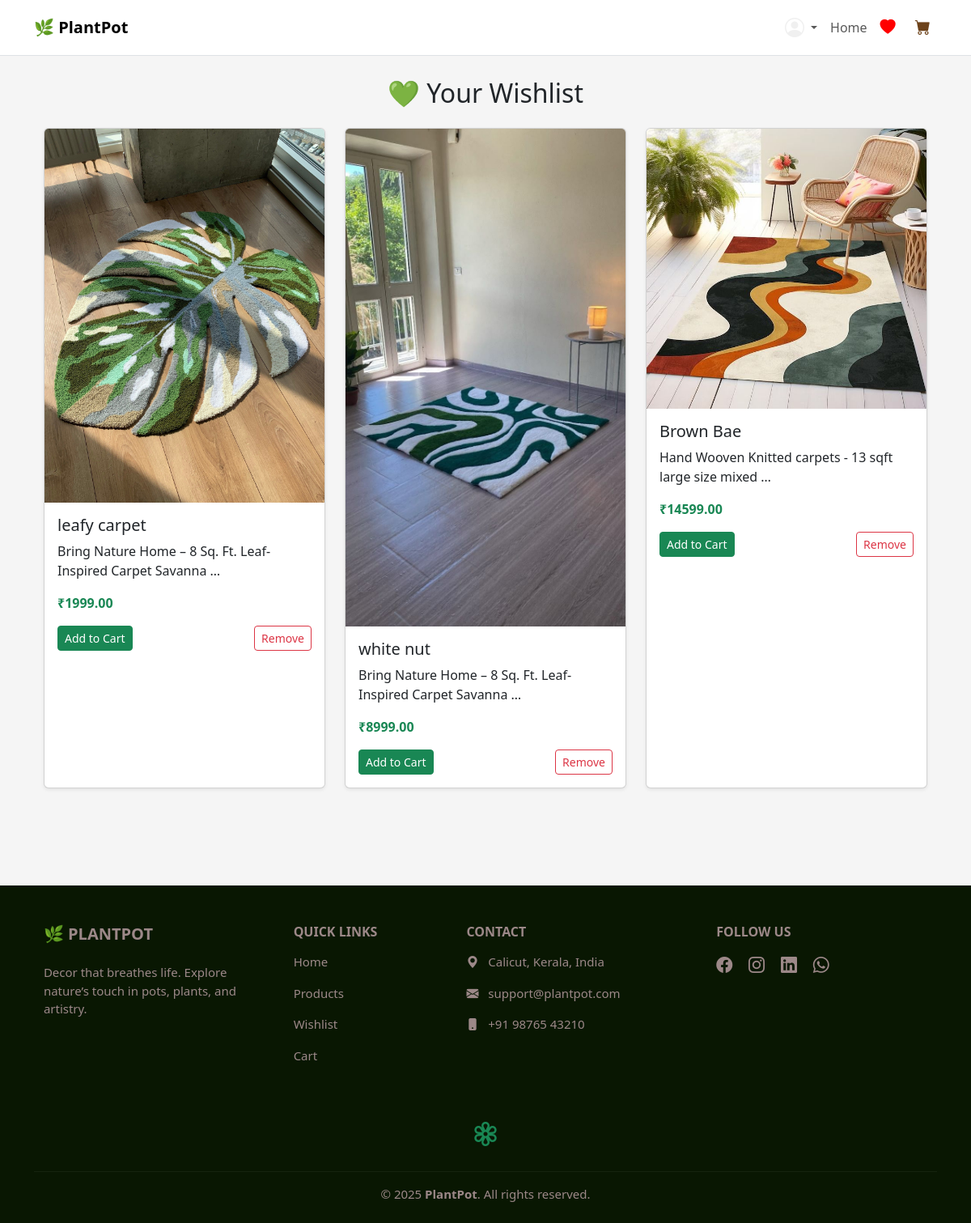
The page /wishlist/ (signed in) on the database its author committed.
### plantapp/models.py (models this page shows, shortened)
class Wishlist(models.Model):
    user = models.ForeignKey(User, on_delete=models.CASCADE)
    product = models.ForeignKey(Product, on_delete=models.CASCADE)
    added_at = models.DateTimeField(auto_now_add=True)
    class Meta:
        unique_together = ('user', 'product')

class Product(models.Model):
    category = models.ForeignKey(Category, on_delete=models.CASCADE, related_name='products')
    name = models.CharField(max_length=200)
    description = models.TextField()
    price = models.DecimalField(max_digits=8, decimal_places=2)
    image = models.ImageField(upload_to='product_images/')

### plantapp/views.py (the view)
# urls.py: path('wishlist/', views.wishlist, name='wishlist'),
@login_required
def wishlist(request):
    wishlist_items = Wishlist.objects.filter(user=request.user).select_related('product')
    return render(request, 'plantapp/wishlist.html', {'wishlist_items': wishlist_items})

### plantapp/context_processors.py (called while the page is built)
def cart_count(request):
    if request.user.is_authenticated:
        try:
            cart = Cart.objects.get(user=request.user)
            count = CartItem.objects.filter(cart=cart).count()
        except Cart.DoesNotExist:
            count = 0
    else:
        count = 0
    return {'cart_count': count}

### templates/plantapp/wishlist.html
{% extends 'base.html' %}
{% load static %}
{% block content %}
<div class="container py-5">
    <h2 class="text-center mb-4">💚 Your Wishlist</h2>
    {% if wishlist_items %}
    <div class="row">
        {% for item in wishlist_items %}
        <div class="col-md-4 mb-4">
            <div class="card shadow-sm h-100">
                <img src="{{ item.product.image.url }}" class="card-img-top" alt="{{ item.product.name }}">
                <div class="card-body">
                    <h5 class="card-title">{{ item.product.name }}</h5>
                    <p class="card-text">{{ item.product.description|truncatewords:10 }}</p>
                    <p class="fw-bold text-success">₹{{ item.product.price }}</p>
                    <div class="d-flex justify-content-between align-items-center">
                        <a href="{% url 'add_to_cart' item.product.id %}" class="btn btn-sm btn-success">Add to Cart</a>
                        <a href="{% url 'remove_from_wishlist' item.product.id %}" class="btn btn-sm btn-outline-danger">Remove</a>
                    </div>
                </div>
            </div>
        </div>
        {% endfor %}
    </div>
    {% else %}
    <div class="text-center mt-5">
        <h4>Your wishlist is empty 🌿</h4>
        <p>Start exploring and save what you love.</p>
        <a href="/" class="btn btn-outline-success mt-3">Continue Shopping</a>
    </div>
    {% endif %}
</div>
{% endblock %}

### static/css/style.css (style rules this page uses)
html { scroll-behavior: smooth; }
body { font-family: 'Segoe UI', sans-serif; background: #f5f5f5; margin: 0; }

### rows shown on the page
Wishlist: product.image (picture), product.name "leafy carpet", product.description "Bring Nature Home – 8 Sq. Ft. Leaf-Inspired Carpet Savanna …", product.price "1999.00"
Wishlist: product.image (picture), product.name "white nut", product.description "Bring Nature Home – 8 Sq. Ft. Leaf-Inspired Carpet Savanna …", product.price "8999.00"
Wishlist: product.image (picture), product.name "Brown Bae", product.description "Hand Wooven Knitted carpets - 13 sqft large size mixed …", product.price "14599.00"
